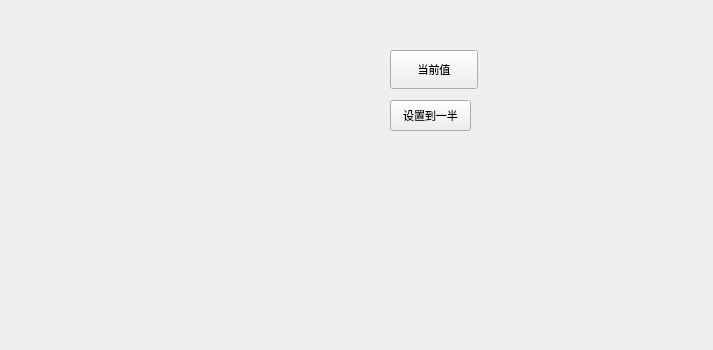
<?xml version="1.0" encoding="UTF-8"?>
<ui version="4.0">
 <class>Widget</class>
 <widget class="QWidget" name="Widget">
  <property name="enabled">
   <bool>true</bool>
  </property>
  <property name="geometry">
   <rect>
    <x>0</x>
    <y>0</y>
    <width>713</width>
    <height>350</height>
   </rect>
  </property>
  <property name="font">
   <font>
    <family>宋体</family>
    <pointsize>8</pointsize>
   </font>
  </property>
  <property name="windowTitle">
   <string>Widget</string>
  </property>
  <widget class="smallwidget" name="widget" native="true">
   <property name="geometry">
    <rect>
     <x>40</x>
     <y>30</y>
     <width>231</width>
     <height>51</height>
    </rect>
   </property>
  </widget>
  <widget class="smallwidget" name="widget_2" native="true">
   <property name="geometry">
    <rect>
     <x>20</x>
     <y>90</y>
     <width>241</width>
     <height>51</height>
    </rect>
   </property>
  </widget>
  <widget class="QPushButton" name="pushButton">
   <property name="geometry">
    <rect>
     <x>390</x>
     <y>50</y>
     <width>88</width>
     <height>39</height>
    </rect>
   </property>
   <property name="sizePolicy">
    <sizepolicy hsizetype="Preferred" vsizetype="Preferred">
     <horstretch>0</horstretch>
     <verstretch>0</verstretch>
    </sizepolicy>
   </property>
   <property name="text">
    <string>当前值</string>
   </property>
   <property name="autoDefault">
    <bool>false</bool>
   </property>
   <property name="default">
    <bool>false</bool>
   </property>
   <property name="flat">
    <bool>false</bool>
   </property>
  </widget>
  <widget class="QPushButton" name="pushButton_2">
   <property name="geometry">
    <rect>
     <x>390</x>
     <y>100</y>
     <width>81</width>
     <height>31</height>
    </rect>
   </property>
   <property name="layoutDirection">
    <enum>Qt::LeftToRight</enum>
   </property>
   <property name="text">
    <string>设置到一半</string>
   </property>
   <property name="autoDefault">
    <bool>false</bool>
   </property>
   <property name="default">
    <bool>false</bool>
   </property>
  </widget>
 </widget>
 <customwidgets>
  <customwidget>
   <class>smallwidget</class>
   <extends>QWidget</extends>
   <header location="global">smallwidget.h</header>
   <container>1</container>
  </customwidget>
 </customwidgets>
 <resources/>
 <connections/>
</ui>
